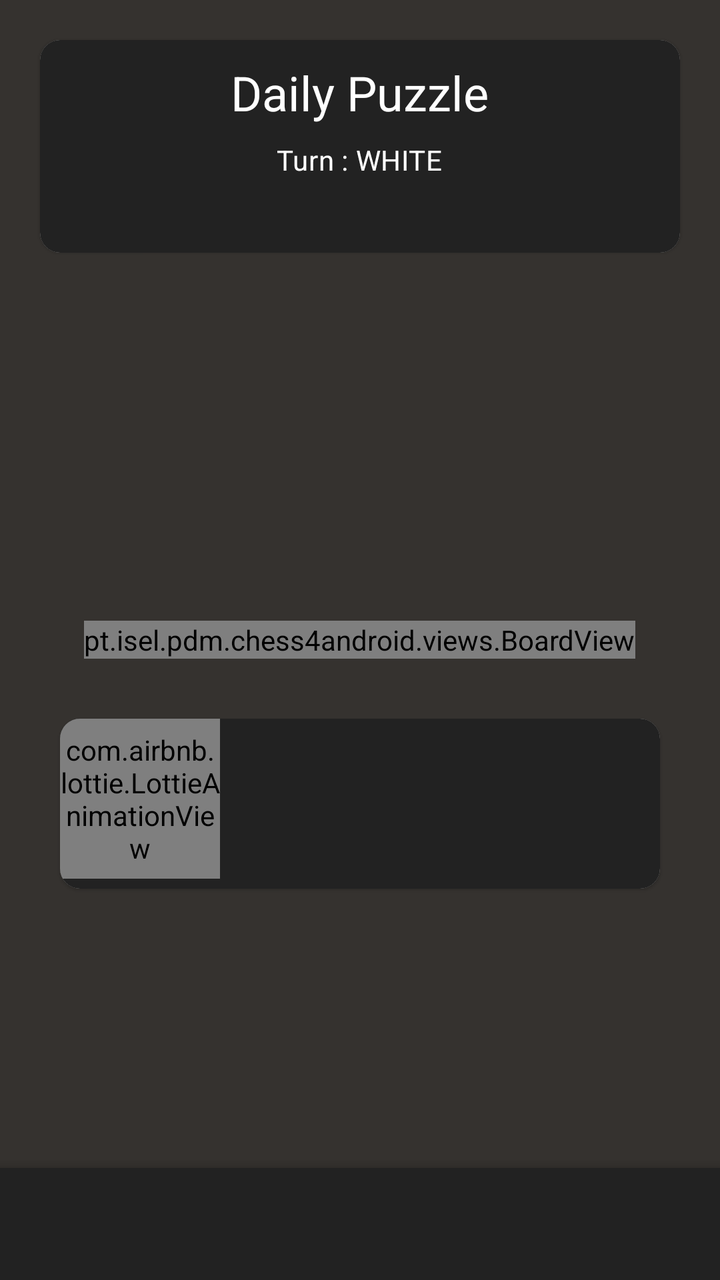
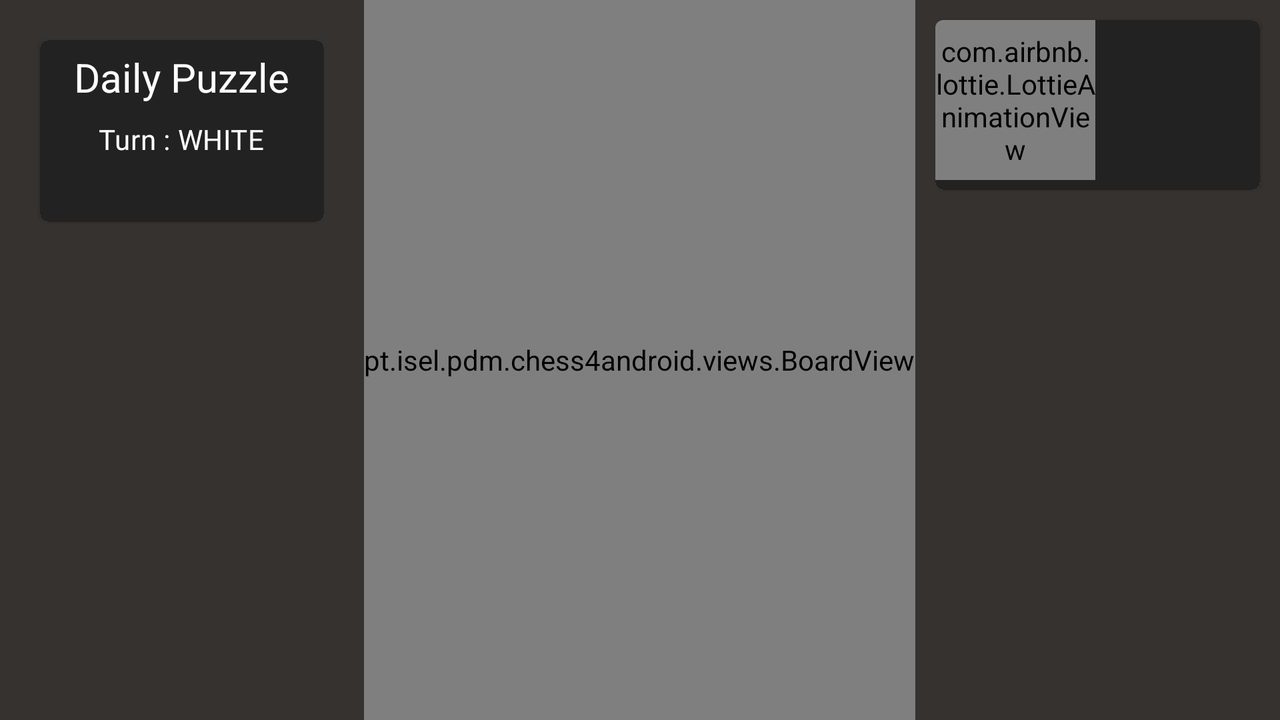

One screen, two layout resources from the same app: the default and the repository's alternative for another configuration. Each is rendered where Android would select it; the XML of both is given below.
<!-- AndroidManifest.xml: application theme Theme.Chess4Android -->
<!-- res/layout/game_activity.xml -->
<?xml version="1.0" encoding="utf-8"?>
<androidx.constraintlayout.widget.ConstraintLayout xmlns:android="http://schemas.android.com/apk/res/android"
    xmlns:app="http://schemas.android.com/apk/res-auto"
    xmlns:tools="http://schemas.android.com/tools"
    android:layout_width="match_parent"
    android:layout_height="match_parent"
    android:background="@color/chess_board_bk"
    tools:context=".puzzle.MainActivity">


    <RelativeLayout
        android:layout_width="match_parent"
        android:layout_height="match_parent"
        android:layout_marginTop="0dp"
        android:gravity="center_horizontal"
        android:orientation="vertical">

        <pt.isel.pdm.chess4android.views.BoardView
            android:id="@+id/boardView"
            android:layout_width="wrap_content"
            android:layout_height="wrap_content"
            android:layout_centerInParent="true" />


        <com.google.android.material.card.MaterialCardView
            style="@style/MyCardView"
            android:id="@+id/card"
            android:layout_width="match_parent"
            android:layout_height="wrap_content"
            android:layout_margin="20sp">

            <LinearLayout
                android:layout_width="match_parent"
                android:layout_height="wrap_content"
                android:orientation="vertical"
                android:background="@color/dark_grey"
                android:padding="10dp">

                
                <TextView
                    android:id="@+id/cardTitle"
                    android:layout_width="wrap_content"
                    android:layout_height="wrap_content"
                    android:layout_gravity="center"
                    android:textColor="@color/white"
                    android:text="@string/daily_puzzle"
                    android:textAppearance="?attr/textAppearanceHeadline5" />

                <TextView
                    android:id="@+id/turnText"
                    android:layout_width="wrap_content"
                    android:layout_height="wrap_content"
                    android:layout_marginTop="8dp"
                    android:layout_gravity="center"
                    android:text="@string/turn_text"
                    android:textAppearance="?attr/textAppearanceBody2"
                    android:textColor="@color/white" />

                <TextView
                    android:id="@+id/checkText"
                    android:layout_width="wrap_content"
                    android:layout_height="wrap_content"
                    android:layout_marginTop="8dp"
                    android:layout_gravity="center"
                    android:text=""
                    android:textAppearance="?attr/textAppearanceBody2"
                    android:textColor="@color/newChallenge" />
            </LinearLayout>


        </com.google.android.material.card.MaterialCardView>





        <com.google.android.material.card.MaterialCardView
            style="@style/MyCardView"
            android:id="@+id/moveInfo"
            android:layout_width="match_parent"
            android:layout_height="wrap_content"
            android:layout_below="@id/boardView"
            android:layout_margin="30sp"
            android:background="@color/chess_board_bk"
            >

            <RelativeLayout
                android:layout_width="match_parent"
                android:background="@color/dark_grey"
                android:layout_height="wrap_content"
                android:orientation="vertical"
                android:minHeight="85dp">



                <com.airbnb.lottie.LottieAnimationView
                    android:id="@+id/animationView"
                    android:layout_gravity="left"
                    android:layout_width="80dp"
                    android:layout_height="80dp"
                    app:lottie_rawRes="@raw/lf30_editor_bxzwazyx"
                    app:lottie_autoPlay="true"
                    app:lottie_loop="true"/>




                <TextView
                    android:id="@+id/moveInfoText"
                    android:layout_width="wrap_content"
                    android:layout_height="40dp"
                    android:layout_centerInParent="true"
                    android:layout_toEndOf="@id/animationView"
                    android:backgroundTintMode="screen"
                    android:text=""
                    android:textSize="16dp"
                    android:textColor="@color/white" />
            </RelativeLayout>



        </com.google.android.material.card.MaterialCardView>

    </RelativeLayout>


    <androidx.constraintlayout.widget.ConstraintLayout xmlns:app="http://schemas.android.com/apk/res-auto"
        android:layout_width="match_parent"
        android:layout_height="match_parent">



        <androidx.coordinatorlayout.widget.CoordinatorLayout
            android:layout_width="match_parent"
            android:layout_height="match_parent">


            <com.google.android.material.bottomappbar.BottomAppBar
                android:id="@+id/bottomAppBar"
                android:layout_width="match_parent"
                android:layout_height="wrap_content"
                android:layout_gravity="bottom"
                style="@style/Widget.MaterialComponents.BottomAppBar.Colored"
                android:backgroundTint="@color/dark_grey"
                />

        </androidx.coordinatorlayout.widget.CoordinatorLayout>
    </androidx.constraintlayout.widget.ConstraintLayout>




</androidx.constraintlayout.widget.ConstraintLayout>
<!-- resources referenced by this layout -->
<resources>
  <color name="chess_board_bk">#35322F</color>
  <color name="dark_grey">#222222</color>
  <color name="newChallenge">#e7889d</color>
  <color name="white">#FFFFFFFF</color>
  <string name="daily_puzzle">Daily Puzzle</string>
  <string name="turn_text">Turn : WHITE</string>
  <style name="MyCardView" parent="@style/Widget.MaterialComponents.CardView">
          <item name="shapeAppearanceOverlay">@style/ShapeAppearanceOverlay.MaterialCardView.Cut</item>
      </style>
  <style name="Theme.Chess4Android" parent="Theme.MaterialComponents.DayNight.NoActionBar">
          
          <item name="colorPrimary">@color/black</item>
          <item name="colorPrimaryVariant">@color/purple_700</item>
          <item name="colorOnPrimary">@color/white</item>
          
          <item name="colorSecondary">@color/teal_200</item>
          <item name="colorSecondaryVariant">@color/teal_700</item>
          <item name="colorOnSecondary">@color/black</item>
          
          <item name="android:statusBarColor" tools:targetApi="l">?attr/colorPrimaryVariant</item>
          
      </style>
  <style name="ShapeAppearanceOverlay.MaterialCardView.Cut" parent="">
          <item name="cornerFamily">rounded</item>
          <item name="cornerSizeTopRight">10dp</item>
          <item name="cornerSizeTopLeft">10dp</item>
          <item name="cornerSizeBottomRight">10dp</item>
          <item name="cornerSizeBottomLeft">10dp</item>
          <item name="colorAccent">@color/white</item>
      </style>
  <color name="black">#FF000000</color>
  <color name="purple_700">#FF3700B3</color>
  <color name="teal_200">#FF03DAC5</color>
  <color name="teal_700">#FF018786</color>
</resources>
<!-- res/layout-land/game_activity.xml (the repository's variant of the layout above) -->
<!-- drawn on the phone turned sideways -->
<?xml version="1.0" encoding="utf-8"?>
<androidx.constraintlayout.widget.ConstraintLayout xmlns:android="http://schemas.android.com/apk/res/android"
    xmlns:app="http://schemas.android.com/apk/res-auto"
    xmlns:tools="http://schemas.android.com/tools"
    android:layout_width="match_parent"
    android:layout_height="match_parent"
    android:background="@color/chess_board_bk"
    tools:context=".puzzle.MainActivity">


    <RelativeLayout
        android:layout_width="match_parent"
        android:layout_height="match_parent"
        android:layout_marginTop="0dp"
        android:gravity="center_horizontal"

        android:orientation="vertical">

        <pt.isel.pdm.chess4android.views.BoardView
            android:id="@+id/boardView"
            android:layout_width="wrap_content"
            android:layout_height="match_parent"
            android:layout_centerHorizontal="true"
            android:layout_centerVertical="true"
             />


        <com.google.android.material.card.MaterialCardView
            android:id="@+id/card"
            android:layout_width="match_parent"
            android:layout_height="wrap_content"
            android:layout_marginStart="20sp"
            android:layout_marginTop="20sp"
            android:layout_marginEnd="20sp"
            android:layout_marginBottom="20sp"
            android:background="@color/dark_grey"
            android:layout_toStartOf="@id/boardView">

            <LinearLayout
                android:layout_width="match_parent"
                android:layout_height="wrap_content"
                android:background="@color/dark_grey"
                android:orientation="vertical"
                android:padding="5dp">

                
                <TextView
                    android:id="@+id/cardTitle"
                    android:layout_width="wrap_content"
                    android:layout_height="wrap_content"
                    android:layout_gravity="center"
                    android:text="@string/daily_puzzle"
                    android:textColor="@color/white"
                    android:textSize="20sp" />

                <TextView
                    android:id="@+id/turnText"
                    android:layout_width="wrap_content"
                    android:layout_height="wrap_content"
                    android:layout_gravity="center"
                    android:layout_marginTop="8dp"
                    android:text="@string/turn_text"
                    android:textAppearance="?attr/textAppearanceBody2"
                    android:textColor="@color/white" />

                <TextView
                    android:id="@+id/checkText"
                    android:layout_width="wrap_content"
                    android:layout_height="wrap_content"
                    android:layout_gravity="center"
                    android:layout_marginTop="8dp"
                    android:text=""
                    android:textAppearance="?attr/textAppearanceBody2"
                    android:textColor="@color/newChallenge" />
            </LinearLayout>


        </com.google.android.material.card.MaterialCardView>


        <com.google.android.material.card.MaterialCardView
            android:id="@+id/moveInfo"
            android:layout_width="match_parent"
            android:layout_height="wrap_content"
            android:layout_marginStart="10sp"
            android:layout_marginTop="10sp"
            android:layout_marginEnd="10sp"
            android:layout_marginBottom="10sp"
            android:layout_toEndOf="@id/boardView">

            <RelativeLayout
                android:layout_width="match_parent"
                android:layout_height="wrap_content"
                android:background="@color/dark_grey"
                android:minHeight="85dp"
                android:orientation="vertical">


                <com.airbnb.lottie.LottieAnimationView
                    android:id="@+id/animationView"
                    android:layout_width="80dp"
                    android:layout_height="80dp"
                    android:layout_gravity="left"
                    app:lottie_autoPlay="true"
                    app:lottie_loop="true"
                    app:lottie_rawRes="@raw/lf30_editor_bxzwazyx" />


                <TextView
                    android:id="@+id/moveInfoText"
                    android:layout_width="wrap_content"
                    android:layout_height="wrap_content"
                    android:layout_centerInParent="true"
                    android:layout_toEndOf="@id/animationView"
                    android:backgroundTintMode="screen"
                    android:text=""
                    android:textColor="@color/white"
                    android:textSize="14sp" />
            </RelativeLayout>


        </com.google.android.material.card.MaterialCardView>

    </RelativeLayout>

</androidx.constraintlayout.widget.ConstraintLayout>
<!-- resources referenced by the variant -->
<!-- as the phone turned sideways resolves them -->
<resources>
  <color name="chess_board_bk">#35322F</color>
  <color name="dark_grey">#222222</color>
  <color name="newChallenge">#e7889d</color>
  <color name="white">#FFFFFFFF</color>
  <string name="daily_puzzle">Daily Puzzle</string>
  <string name="turn_text">Turn : WHITE</string>
  <style name="Theme.Chess4Android" parent="Theme.MaterialComponents.DayNight.NoActionBar">
          
          <item name="colorPrimary">@color/black</item>
          <item name="colorPrimaryVariant">@color/purple_700</item>
          <item name="colorOnPrimary">@color/white</item>
          
          <item name="colorSecondary">@color/teal_200</item>
          <item name="colorSecondaryVariant">@color/teal_700</item>
          <item name="colorOnSecondary">@color/black</item>
          
          <item name="android:statusBarColor" tools:targetApi="l">?attr/colorPrimaryVariant</item>
          
      </style>
  <color name="black">#FF000000</color>
  <color name="purple_700">#FF3700B3</color>
  <color name="teal_200">#FF03DAC5</color>
  <color name="teal_700">#FF018786</color>
</resources>
